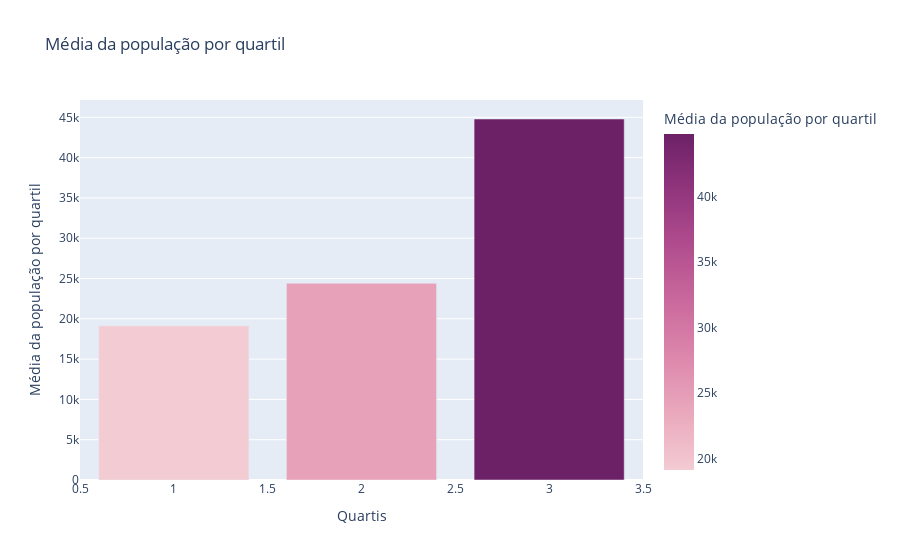

The notebook cell saved with this chart:
### Code cell
medias = pd.Series([df_geocode_combinando_transactional_data_25_e_DemographicData_ZCTAs.total_population.mean(), df_geocode_combinando_transactional_data_50_e_DemographicData_ZCTAs.total_population.mean(), df_geocode_combinando_transactional_data_75_e_DemographicData_ZCTAs.total_population.mean()]) 
medias = medias.to_frame()
medias.reset_index(inplace=True)
medias.columns = ['quartil', 'media_da_população_do_quartil']
medias.quartil = medias.quartil + 1
fig = px.bar(medias,
             x="quartil",
             y="media_da_população_do_quartil",
             labels={
                     "quartil": "Quartis",
                     "media_da_população_do_quartil": "Média da população por quartil"
             },
             barmode='group',
             color="media_da_população_do_quartil",
             color_continuous_scale="magenta",
             title="Média da população por quartil")
fig.show()

### Figure 1 — Plotly figure (JSON) as saved in the notebook; plotly's stock layout.template omitted (floating-point values rounded to 4 significant figures)
{"data": [{"alignmentgroup": "True", "hovertemplate": "Quartis=%{x}<br>Média da população por quartil=%{marker.color}<extra></extra>", "legendgroup": "", "marker": {"color": [19130.0, 24410.0, 44790.0], "coloraxis": "coloraxis", "pattern": {"shape": ""}}, "name": "", "offsetgroup": "", "orientation": "v", "showlegend": false, "textposition": "auto", "type": "bar", "x": [1, 2, 3], "xaxis": "x", "y": [19130.0, 24410.0, 44790.0], "yaxis": "y"}], "layout": {"barmode": "group", "coloraxis": {"colorbar": {"title": {"text": "Média da população por quartil"}}, "colorscale": [[0, "rgb(243, 203, 211)"], [0.1667, "rgb(234, 169, 189)"], [0.3333, "rgb(221, 136, 172)"], [0.5, "rgb(202, 105, 157)"], [0.6667, "rgb(177, 77, 142)"], [0.8333, "rgb(145, 53, 125)"], [1, "rgb(108, 33, 103)"]]}, "legend": {"tracegroupgap": 0}, "title": {"text": "Média da população por quartil"}, "xaxis": {"anchor": "y", "domain": [0, 1], "title": {"text": "Quartis"}}, "yaxis": {"anchor": "x", "domain": [0, 1], "title": {"text": "Média da população por quartil"}}}}
